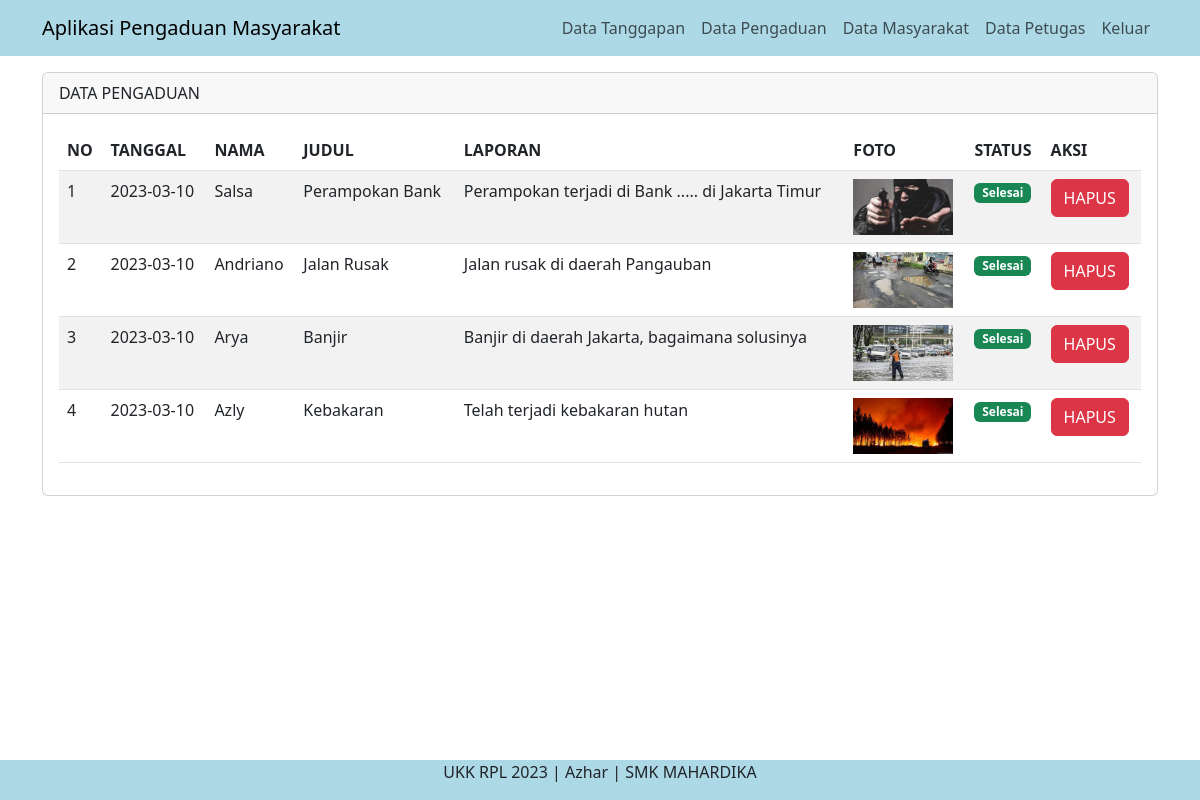
The page /admin/index.php?page=pengaduan (signed in) on the database its author committed.
### tables this page shows
CREATE TABLE `pengaduan` (
  `id_pengaduan` int(11) NOT NULL,
  `tgl_pengaduan` date NOT NULL,
  `nik` char(16) NOT NULL,
  `judul_laporan` varchar(50) NOT NULL,
  `isi_laporan` text NOT NULL,
  `foto` varchar(255) NOT NULL,
  `status` enum('0','proses','selesai') NOT NULL
);

CREATE TABLE `masyarakat` (
  `nik` char(16) NOT NULL,
  `nama` varchar(35) NOT NULL,
  `username` varchar(25) NOT NULL,
  `password` varchar(32) NOT NULL,
  `telp` varchar(13) NOT NULL,
  `level` varchar(10) NOT NULL
);

### admin/data_pengaduan.php (the view, shortened to what this page needs)
<div class="container">
<div class="row">
      <div class="col-md-12 mt-3">
      <div class= "card">
    <div class="card-header">
        DATA PENGADUAN
    </div>
    <div class="card-body">
      <table class="table table-striped">
        <thead>
          <tr>
            <th>NO</th>
            <th>TANGGAL</th>
            <th>NAMA</th>
            <th>JUDUL</th>
            <th>LAPORAN</th>
            <th>FOTO</th>
            <th>STATUS</th>
            <th>AKSI</th>
          </tr>
        </thead>
        <tbody>
          <?php
          include '../config/koneksi.php';
          $no = 1;
          $query = mysqli_query($koneksi, "SELECT a.*, b.* FROM pengaduan a INNER JOIN masyarakat b ON a.nik=b.nik ORDER BY id_pengaduan DESC");
          while ($data = mysqli_fetch_array($query)) { ?>
          <tr>
            <td><?php echo $no++ ?></td>
            <td><?php echo $data['tgl_pengaduan'] ?></td>
            <td><?php echo $data['nama'] ?></td>
            <td><?php echo $data['judul_laporan'] ?></td>
            <td><?php echo $data['isi_laporan'] ?></td>
            <td><img src="../assets/img/<?php echo $data['foto'] ?>" width="100"></td>
            <td>
            <?php
              if ($data['status'] == 'proses') {
                echo "<span class='badge bg-warning'>Proses</span>";
              } elseif ($data['status'] == 'selesai'){
                echo "<span class='badge bg-success'>Selesai</span>";
              } else {
                echo "<span class='badge bg-danger'>Menunggu</span>";
              }
              ?>
            </td>
            <td>
              <a href="" class="btn btn-danger" data-bs-toggle="modal" data-bs-target="#hapus<?php echo $data['id_pengaduan'] ?>">HAPUS</a>
            </td>
          </tr>
          <?php } ?>
        </tbody>
      </table>
</div>
</div>
      </div>

### layouts/header.php (shortened to what this page needs)
<!DOCTYPE html>
<html>
<head>
  <link rel="stylesheet" type="text/css" href="../assets/css/bootstrap.min.css">
</head>
<body>
<nav class="navbar navbar-expand-lg" style="background-color: lightblue;">
  <div class="container">
    <a class="navbar-brand" href="index.php">Aplikasi Pengaduan Masyarakat</a>
    <div class="collapse navbar-collapse justify-content-end" id="navbarNav">
      <ul class="navbar-nav">
        <?php
        if ($_SESSION['login']=='admin') { ?>
          <a class="nav-link" href="index.php?page=tanggapan">Data Tanggapan</a>
          <a class="nav-link" href="index.php?page=pengaduan">Data Pengaduan</a>
          <a class="nav-link" href="index.php?page=masyarakat">Data Masyarakat</a>
          <a class="nav-link" href="index.php?page=petugas">Data Petugas</a>
          <a class="nav-link" href="../config/aksi_logout.php">Keluar</a>
        <?php } elseif ($_SESSION['login']=='petugas'){ ?>
          <a class="nav-link" href="index.php?page=pengaduan">Data Pengaduan</a>
          <a class="nav-link" href="index.php?page=tanggapan">Data Tanggapan</a>
          <a class="nav-link" href="../config/aksi_logout.php">Keluar</a>
        <?php } elseif ($_SESSION['login']=='masyarakat'){ ?>
          <a class="nav-link" href="../config/aksi_logout.php">Keluar</a>
        <?php } else{ ?>
          <a class="nav-link" href="index.php?page=registrasi">Daftar Akun</a>
          <a class="nav-link" href="index.php?page=login">Login</a>
        <?php } ?>
      </ul>
    </div>
  </div>
</nav>

### admin/index.php (shortened to what this page needs)
<?php
include '../layouts/header.php';
if (isset($_GET['page'])) {
  $page= $_GET['page'];
  switch ($page) {
    case 'pengaduan':
      include 'data_pengaduan.php';
      break;
  }
} else {
  include 'home.php';
}
include '../layouts/footer.php';
 ?>

### layouts/footer.php (shortened to what this page needs)
<footer class="fixed-bottom" style="background-color: lightblue">
  <div class="container">
    <p class="text-center">UKK RPL 2023 | Azhar | SMK MAHARDIKA</p>
  </div>
</footer>
</body>
</html>

### rows shown on the page
pengaduan: tgl_pengaduan "2023-03-10", masyarakat.nama "Salsa", judul_laporan "Perampokan Bank", isi_laporan "Perampokan terjadi di Bank ..... di Jakarta Timur", foto (picture), status "Selesai"
pengaduan: tgl_pengaduan "2023-03-10", masyarakat.nama "Andriano", judul_laporan "Jalan Rusak", isi_laporan "Jalan rusak di daerah Pangauban", foto (picture), status "Selesai"
pengaduan: tgl_pengaduan "2023-03-10", masyarakat.nama "Arya", judul_laporan "Banjir", isi_laporan "Banjir di daerah Jakarta, bagaimana solusinya", foto (picture), status "Selesai"
pengaduan: tgl_pengaduan "2023-03-10", masyarakat.nama "Azly", judul_laporan "Kebakaran", isi_laporan "Telah terjadi kebakaran hutan", foto (picture), status "Selesai"
